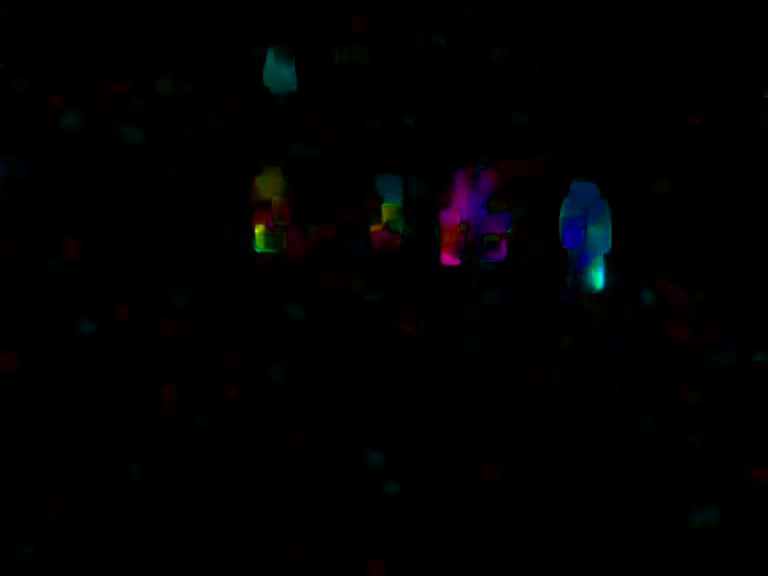
#> input picture frame 79 of 第5课 运动目标识别(摄像头调用、视频的读取与保存、帧差法、光流法、背景减除法)/videos/v6.avi, 768 x 576 px, given in place of move_detect.flv, which was not available
$ python '光流法目标识别.py'
#> lines starting #> are read from the running program, lines starting #| are printed output that depends on the picture; after the words box and inside, x2 and y2 are one past the last pixel; in counts of white or black regions, pixels touching at a corner belong together; pictures that were not available may be replaced by others from this repository, and a replacement may not be noted
# -*- encoding: utf-8 -*-
"""
@author   :   yykzjh
@Contact  :   yykzhjh@163.com
@DateTime :   2022/10/18 16:57
@Version  :   1.0
@License  :   (C)Copyright 2022
"""
import cv2
import numpy as np


"""
1. 光流法利用图像序列中像素在时间域上的变化以及相邻帧之间的相关性，根据上一帧与当前帧之间的对应关系，计算得到相邻帧之间物体的运动信息。
大多数的光流计算方法计算量巨大，结构复杂，且易受光照、物体遮挡或图像噪声的影响，鲁棒性差，故一般不被对精度和实时性要求比较高的监控系统所采用。
2. 光流是基于以下假设的：
    - 在连续的两帧图像之间（目标对象的）像素的灰度值不改变。
    - 相邻的像素具有相同的运动
"""
# 定义两个结构元素
es = cv2.getStructuringElement(cv2.MORPH_ELLIPSE, (10, 10))
kernel = cv2.getStructuringElement(cv2.MORPH_ELLIPSE, (3, 3))
# 打开视频
cap = cv2.VideoCapture(r"./videos/move_detect.flv")
# 获取第一帧图像
_, frame1 = cap.read()
#> frame1 is the input picture: shape (576, 768, 3); mean B, G, R 1.9, 1.2, 1.3
# 转化为灰度图
prvs = cv2.cvtColor(frame1, cv2.COLOR_BGR2GRAY)
# 初始化一个hsv色彩空间的图像
hsv = np.zeros_like(frame1)
# 将第2个通道的值置为255
hsv[..., 1] = 255

# 视频文件输出参数设置
out_fps = 12.0
fourcc = cv2.VideoWriter_fourcc('M', 'P', '4', '2')
sizes = (int(cap.get(cv2.CAP_PROP_FRAME_WIDTH)), int(cap.get(cv2.CAP_PROP_FRAME_HEIGHT)))
out1 = cv2.VideoWriter(r"./videos/v6.avi", fourcc, out_fps, sizes)
out2 = cv2.VideoWriter(r"./videos/v8.avi", fourcc, out_fps, sizes)

# 循环遍历视频的每一帧
while cap.isOpened():
    # 获取当前帧
    ret, frame2 = cap.read()
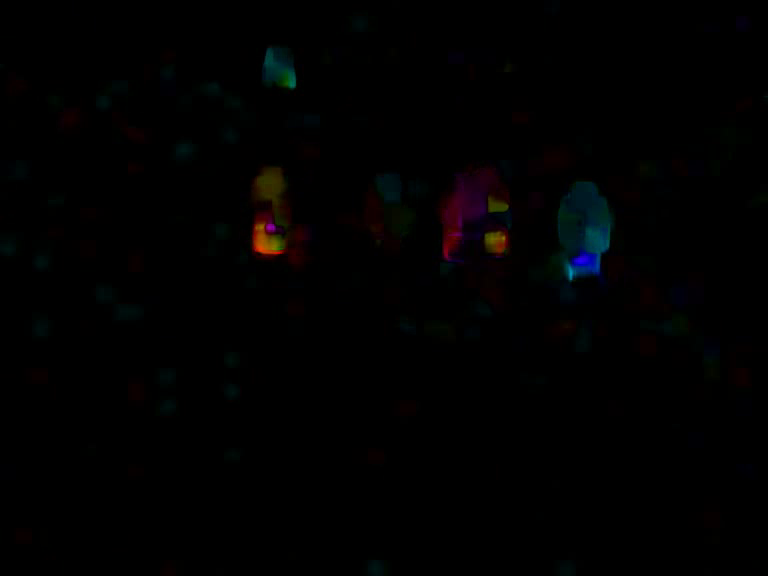
#> input picture frame 80 of 第5课 运动目标识别(摄像头调用、视频的读取与保存、帧差法、光流法、背景减除法)/videos/v6.avi, 768 x 576 px, given in place of move_detect.flv, which was not available
#> frame2 is the input picture: shape (576, 768, 3); mean B, G, R 1.2, 1.1, 1.3
    # 视频结尾，跳出循环
    if not ret:
        break
    # 转为灰度图
    gray = cv2.cvtColor(frame2, cv2.COLOR_BGR2GRAY)
    # 调用光流法函数计算，输出是一些坐标点
    flow = cv2.calcOpticalFlowFarneback(prvs, gray, None, 0.5, 3, 15, 3, 5, 1.2, 0)
    print(flow[..., 1])
#> (printed output is left out)
    # 得到梯度幅度和梯度角度阵列
    mag, ang = cv2.cartToPolar(flow[..., 0], flow[..., 1])
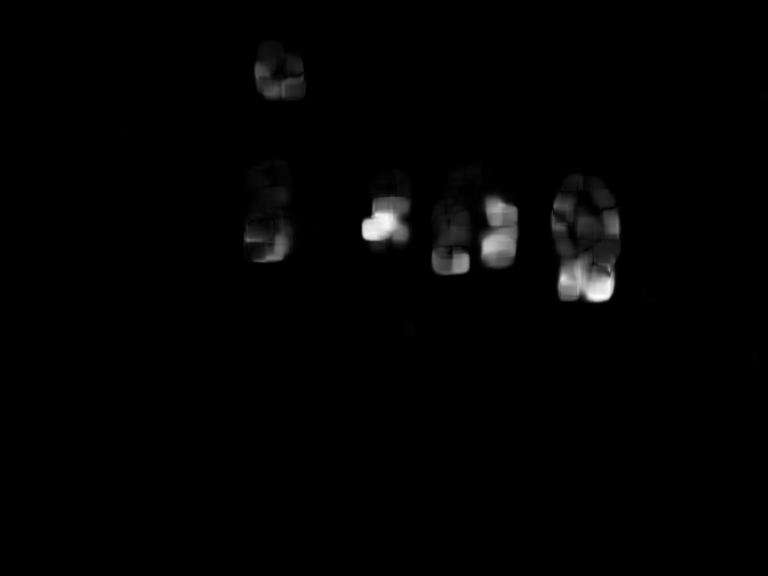
#> mag: shape (576, 768) float32; min 0, max 20.41, mean 0.2; drawn with min black and max white
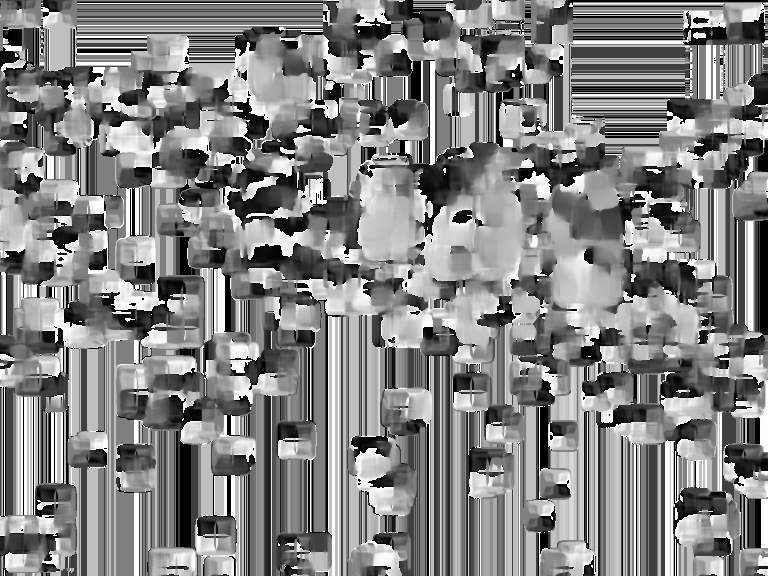
#> ang: shape (576, 768) float32; min 0, max 6.28, mean 3.25; drawn with min black and max white
    # 将梯度角度赋值给hsv的色环值
    hsv[..., 0] = ang * 180 / np.pi / 2
    # 将梯度幅度赋给hsv的亮度值
    hsv[..., 2] = cv2.normalize(mag, None, 0, 255, cv2.NORM_MINMAX)
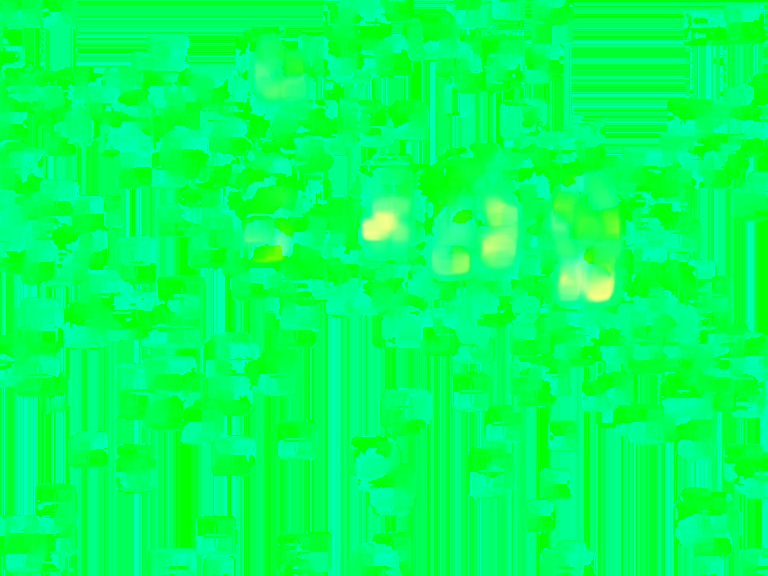
#> hsv: shape (576, 768, 3); mean of channels 0, 1, 2 92.6, 255, 2.9; drawn as B, G, R

    # 将hsv色彩空间转换为bgr
    bgr = cv2.cvtColor(hsv, cv2.COLOR_HSV2BGR)
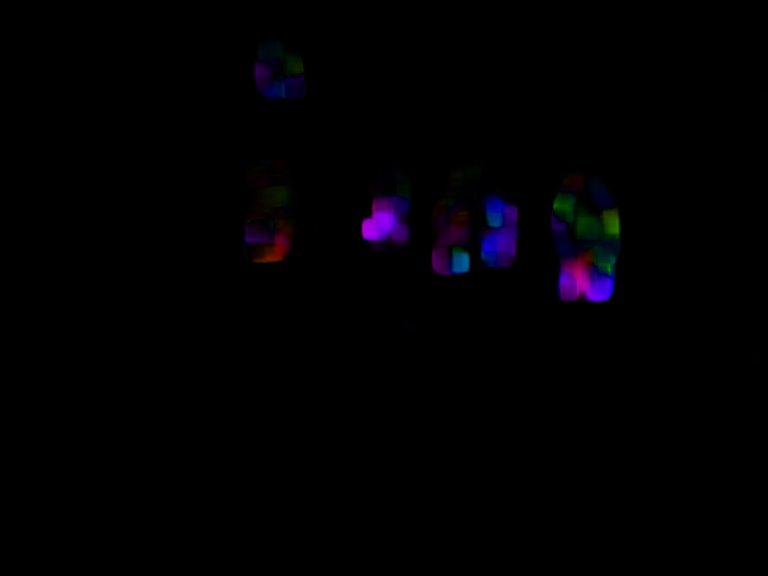
#> bgr: shape (576, 768, 3); mean B, G, R 2.4, 0.4, 1.3

    # 转化为灰度图
    draw = cv2.cvtColor(bgr, cv2.COLOR_BGR2GRAY)
    # 开运算
    draw = cv2.morphologyEx(draw, cv2.MORPH_OPEN, kernel)
    # 二值化
    _, draw = cv2.threshold(draw, 25, 255, cv2.THRESH_BINARY)
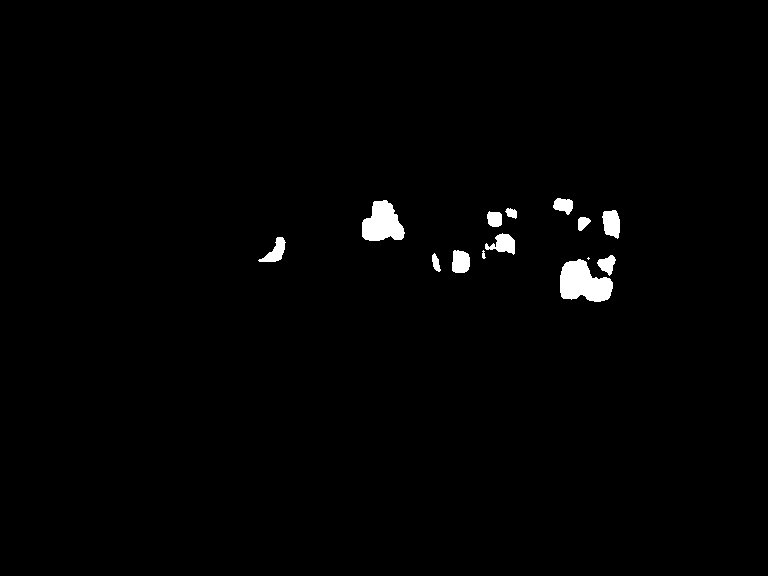
#> draw: shape (576, 768); 1.2% white; 14 white regions (1 under 20 px)

    # 搜索轮廓
    contours, hierarchy = cv2.findContours(draw.copy(), cv2.RETR_EXTERNAL, cv2.CHAIN_APPROX_SIMPLE)
#> contours = 14 contours, 2 with area under 20; largest, box (x1, y1, x2, y2) and area: (560, 259, 613, 302) 1480, (362, 200, 405, 241) 1160, (602, 210, 620, 239) 362, (485, 233, 515, 255) 331, (452, 250, 470, 273) 324
    # 遍历所有连通的轮廓
    for c in contours:
        if cv2.contourArea(c) < 50:
            continue
        (x, y, w, h) = cv2.boundingRect(c)
        cv2.rectangle(frame2, (x, y), (x + w, y + h), (255, 255, 0), 2)
#> this loop made 14 passes
#> (x, y, w, h) on passes 1, 3, 4, 6, 7, 8, 9, 10, 11, 12, 13, 14: (560, 259, 53, 43), (597, 255, 19, 21), (432, 253, 9, 19), (452, 250, 18, 23), (258, 237, 28, 25), (485, 233, 30, 22), (578, 217, 13, 14), (487, 211, 15, 16), (602, 210, 18, 29), (505, 208, 12, 11), (362, 200, 43, 41), (553, 198, 20, 17)
#> c on pass 2: [[588, 257], [587, 258], [588, 259], [589, 258]]
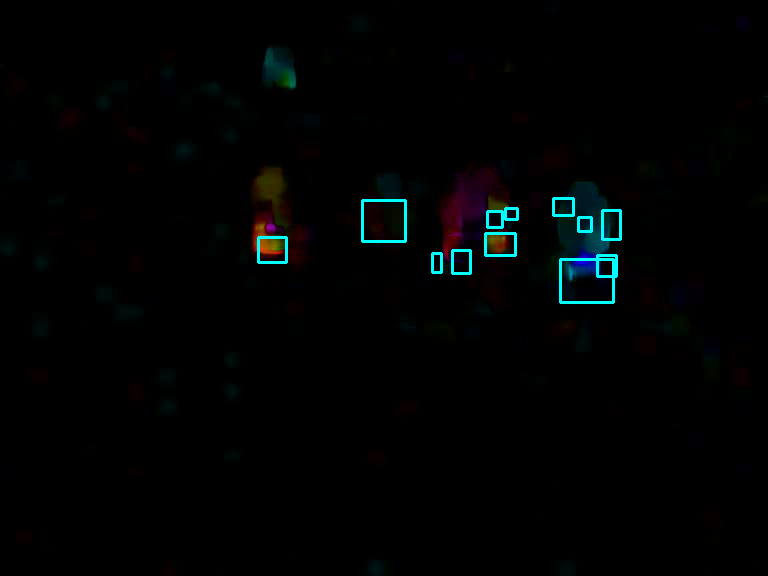
#> frame2: shape (576, 768, 3); 0.74% of pixels changed, all inside (x1, y1, x2, y2) = (257, 197, 622, 304)

    # 显示
    cv2.imshow("frame2", bgr)
    cv2.imshow("draw", draw)
    cv2.imshow("frame1", frame2)

    # 存储
    out1.write(bgr)
    out2.write(frame2)

    # 如果q键被按下，跳出循环
    if cv2.waitKey(20) & 0xff == ord('q'):
#> (key q is pressed here)
        break

    prvs = gray

# 清理资源并关闭打开的窗口
out1.release()
out2.release()
cap.release()
cv2.destroyAllWindows()

$ run again, starting later in the video
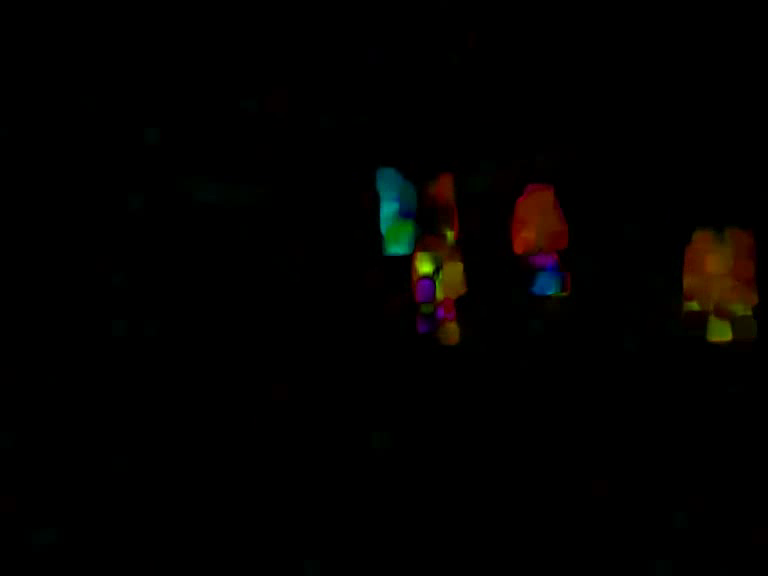
#> input picture frame 357 of 第5课 运动目标识别(摄像头调用、视频的读取与保存、帧差法、光流法、背景减除法)/videos/v6.avi, 768 x 576 px, given in place of move_detect.flv, which was not available
#> frame1 is the input picture: shape (576, 768, 3); mean B, G, R 0.8, 1.7, 2.6
#> (printed output is left out)
#> `_, draw = cv2.threshold(draw, 25, 255, cv2.THRESH_BINARY)`:
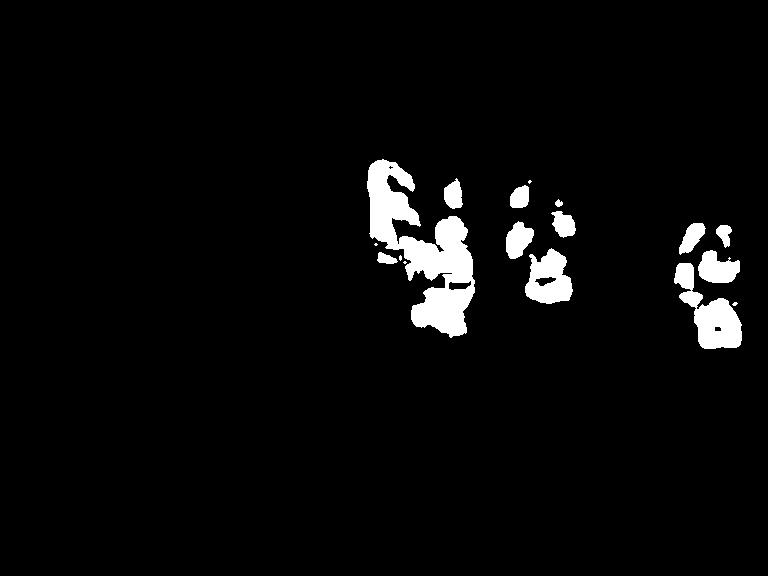
#> draw: shape (576, 768); 3.7% white; 17 white regions (5 under 20 px)
#> contours = 17 contours, 5 with area under 20; largest, box (x1, y1, x2, y2) and area: (367, 159, 475, 338) 8005, (674, 263, 742, 349) 2484, (525, 248, 573, 304) 1785, (698, 250, 740, 283) 884, (506, 221, 534, 259) 653
#> the loop `for c in contours:` made 17 passes
#> (x, y, w, h) on passes 2, 5, 6, 7, 9, 10, 11, 12: (674, 263, 68, 86), (377, 252, 21, 12), (698, 250, 42, 33), (525, 248, 48, 56), (716, 225, 16, 23), (679, 223, 27, 32), (506, 221, 28, 38), (551, 211, 25, 27)
#> after the loop `for c in contours:`:
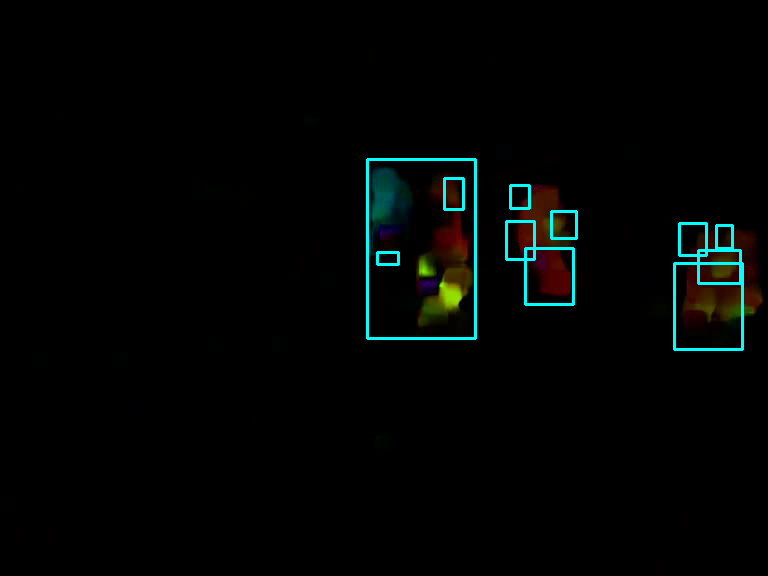
#> frame2: shape (576, 768, 3); mean B, G, R 3.6, 4.4, 1.9

$ run again, starting later in the video
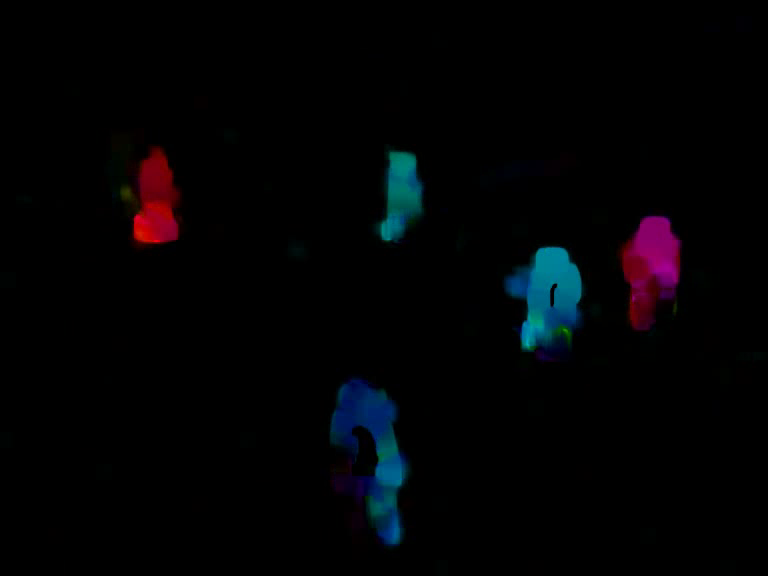
#> input picture frame 635 of 第5课 运动目标识别(摄像头调用、视频的读取与保存、帧差法、光流法、背景减除法)/videos/v6.avi, 768 x 576 px, given in place of move_detect.flv, which was not available
#> frame1 is the input picture: shape (576, 768, 3); mean B, G, R 4.4, 2.6, 2.4
#> (printed output is left out)
#> `_, draw = cv2.threshold(draw, 25, 255, cv2.THRESH_BINARY)`:
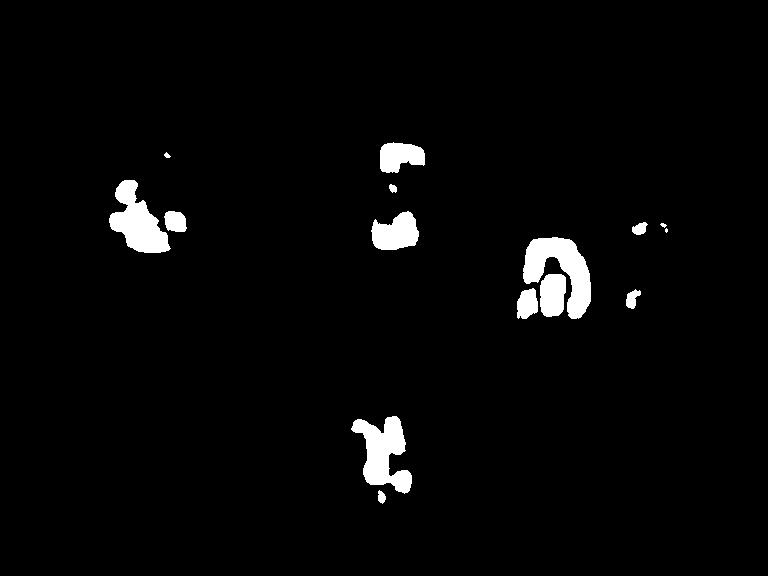
#> draw: shape (576, 768); 2.8% white; 15 white regions (1 under 20 px)
#> contours = 15 contours, 3 with area under 20; largest, box (x1, y1, x2, y2) and area: (523, 237, 591, 319) 2591, (351, 416, 412, 494) 2365, (109, 180, 171, 253) 2268, (371, 211, 419, 250) 1257, (380, 142, 425, 173) 962
#> the loop `for c in contours:` made 15 passes
#> (x, y, w, h) on passes 1, 2, 3, 4, 5, 6, 9, 10: (378, 490, 8, 14), (351, 416, 61, 78), (626, 289, 15, 20), (517, 288, 21, 31), (540, 274, 26, 43), (523, 237, 68, 82), (632, 222, 16, 13), (371, 211, 48, 39)
#> after the loop `for c in contours:`:
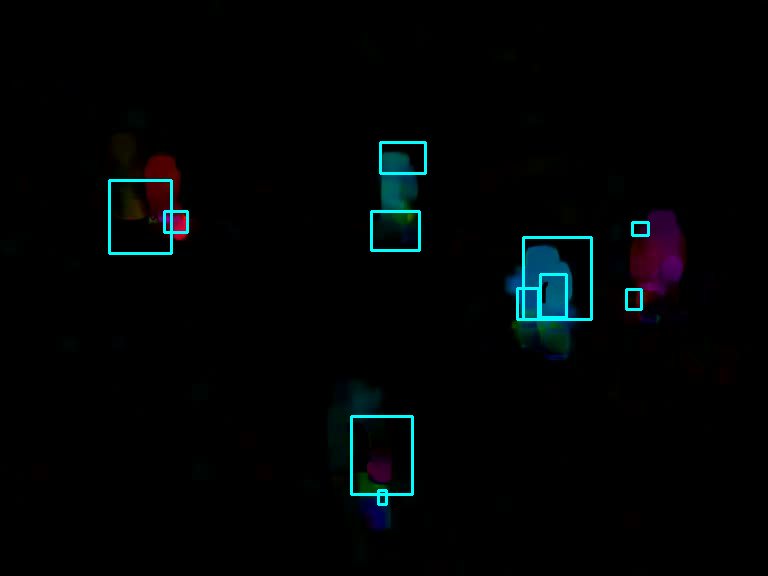
#> frame2: shape (576, 768, 3); mean B, G, R 4.8, 4.2, 1.2
